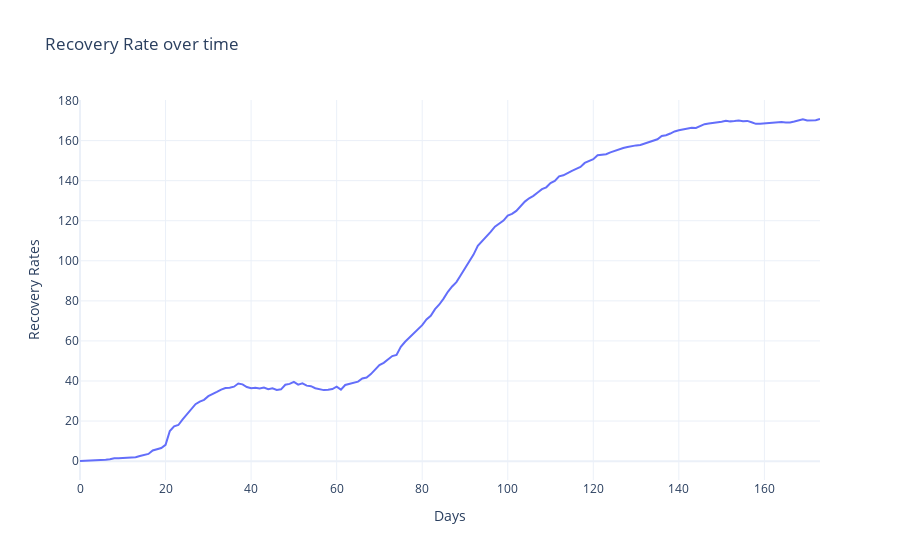

The code cell stored with this chart in its notebook:
### Markdown cell above
#### Recovery Rates:

### Code cell
fig = go.Figure()
fig.add_trace(go.Scatter(x=data_time.index, y=data_time['Recovery_rate'],
                    mode='lines',
                    name='Recovery Rate'))


fig.update_layout(
    title='Recovery Rate over time',
        template='plotly_white',
      yaxis_title="Recovery Rates",
    xaxis_title="Days",

)

fig.show()

### Figure 1 — Plotly figure (JSON) as saved in the notebook; plotly's stock layout.template omitted (floating-point values rounded to 4 significant figures; data arrays with more than 128 entries replaced by an {"elided": "..."} marker saying what was removed)
{"data": [{"mode": "lines", "name": "Recovery Rate", "type": "scatter", "x": {"elided": "174 int values"}, "y": {"elided": "174 float values"}}], "layout": {"title": {"text": "Recovery Rate over time"}, "xaxis": {"title": {"text": "Days"}}, "yaxis": {"title": {"text": "Recovery Rates"}}}}
